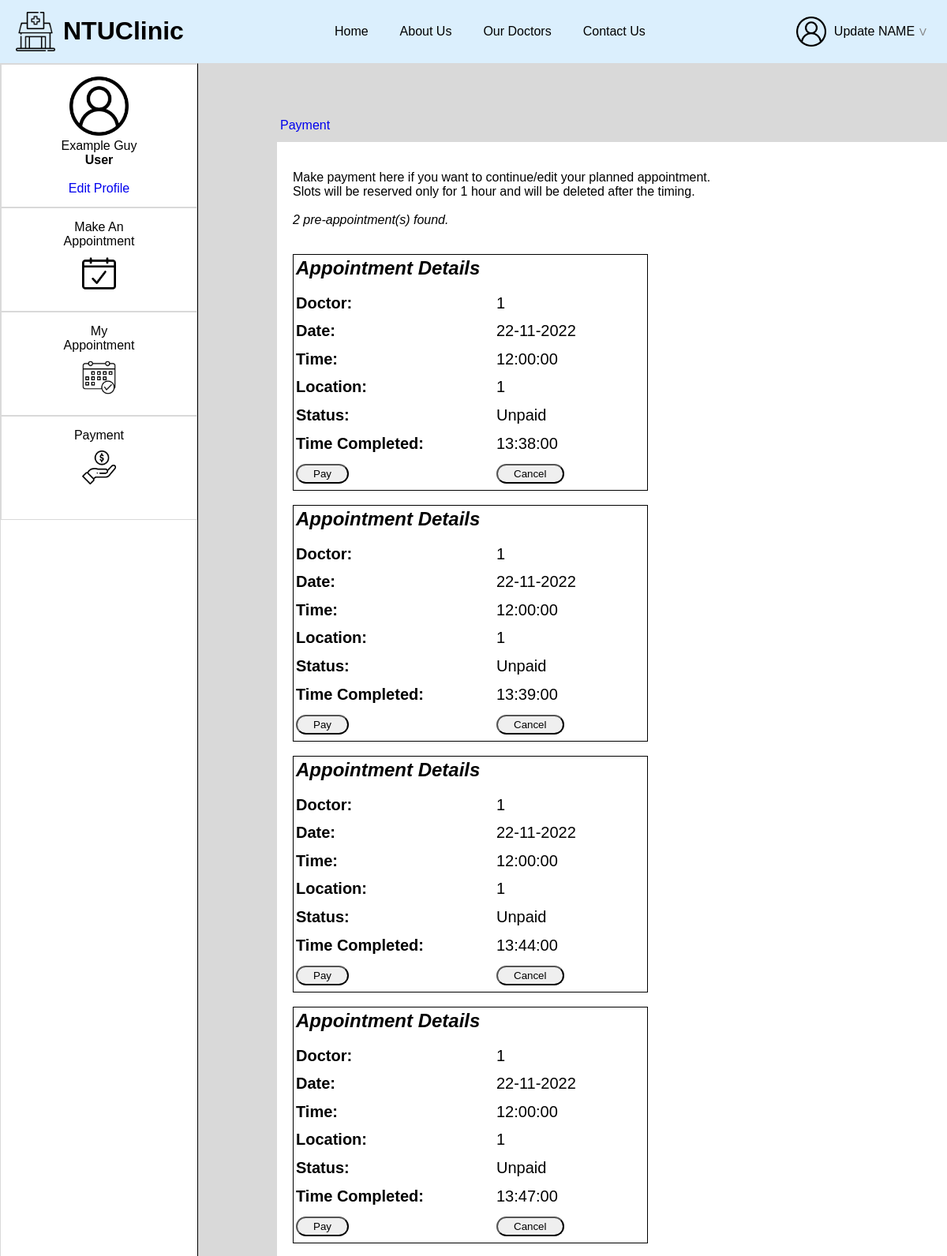
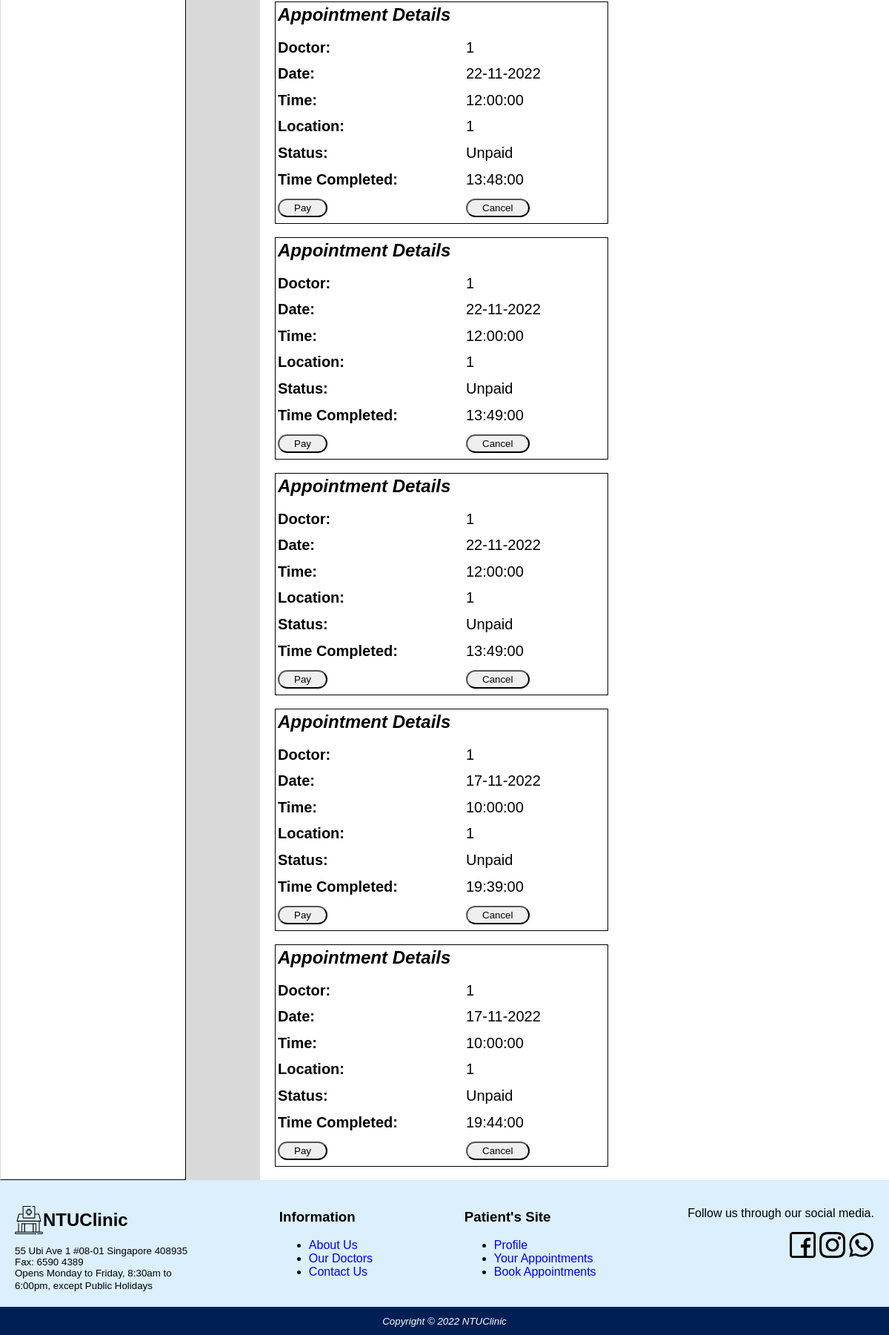
Screenshot of /payment.php (signed in) with the database file from the repository (2 pictures, top to bottom).
### tables this page shows
CREATE TABLE `Appointments` (
  `appointmentID` int(10) UNSIGNED NOT NULL,
  `user` int(11) NOT NULL,
  `location` char(200) NOT NULL,
  `doctor` char(100) NOT NULL,
  `date` date NOT NULL,
  `time` time NOT NULL,
  `timeCompleted` time NOT NULL,
  `paid_status` tinyint(1) NOT NULL,
  `book_status` tinyint(1) NOT NULL
);

### patient/preappointmentRetrieval.php (called while the page is built, shortened)
<?php include "../methods/getUserData.php";
		$db = mysqli_connect('localhost', 'root', '');
		mysqli_select_db($db,'project');
		$sql=
		"SELECT a.user, a.location, a.doctor, a.date, a.time,
		a.paid_status, a.book_status, a.timeCompleted
		FROM appointments a
		INNER JOIN patients p on a.user = p.userid";
		$result = mysqli_query($db,$sql);
	$count=0;
	while ($row = mysqli_fetch_assoc($result)){
	if ($row['user'] == $currentUserData['userid']) {
		if ($row['paid_status'] == "0") {
			if ($row['book_status'] == "1")
			{
			$count=$count+1;
			}
		}
	}
	}
?>

### payment.php (the view, shortened to what this page needs)
<!DOCTYPE html>
<html lang="en">
<head>
<link rel="stylesheet" href="./style.css" />
<link rel="stylesheet" href="./sidepanel.css" />
<link rel="stylesheet" href="./myappointment.css" />
<body>
<div id="wrapper">
	<header>
		<div id="headerlogo">
			<img src="images/cliniclogo.png" width="50" height="50" class="icon"/>
			<h1> NTUClinic </h1>
		</div>
		<nav id="headernav">
			<a href="home.php" class="topnav">Home</a>
			<a href="about.php" class="topnav">About Us</a>
			<a href="doctors.php" class="topnav">Our Doctors</a>
			<a href="contact.php" class="topnav">Contact Us</a>
		</nav>
		<?php
        if (isset($_SESSION['valid_user']))
        {
					echo "<a href='profile.php' id='headerprofile'>";
					echo "<img src='images/profile.png' width='38' height='38' class='icon'>";
					echo $_SESSION["valid_user"];
					echo "<form method=\"post\" action=\"login.php\" ><button class=\"profiledrop\" type=\"submit\">V</button></form>";
					echo "</a>";
				}
        else {
					echo "<a href='login.php' id='headerprofile'>";
					echo "<img src='images/profile.png' width='38' height='38' class='icon'>";
					echo "Login / Signup";
					echo "</a>";
				}
      ?>
	</header>
	<div id="bodycontent">
	<div class="sidecontainer">
		<nav id="sidepanel">
			<div id="panel1">
			<a href="profile.php"><img src="images/profile.png" width="75" height="75"> </a>
			<br><dt>Example Guy
			<br><b>User</b><br><br>
			<a href="editprofile.html" id="botnav">Edit Profile</a>
			</div>
			<div id="panel2">
			<a href="bookappointment.php" id="sidenav">
			<dt id="abc">Make An<br>Appointment</dt>
			<img src="images/bookappointment.png" width="43" height="43"> </a>
			</div>
			<div id="panel2">
			<a href="myappointment.php" id="sidenav">
			<dt id="abc">My<br>Appointment</dt>
			<img src="images/myappointment.png" width="43" height="43"> </a>
			</div>
			<div id="panel2">
			<a href="payment.php" id="sidenav">
			<dt id="abc">Payment</dt>
			<img src="images/payment.png" width="43" height="43"> </a>
			</div>
		</nav>
	</div>
	<div id="appointmentnav">
		<a href="payment.php" id="botnav">Payment</a>
	</div>
	<div class="maincontainer">
	<dt id="abcd">
		<?php include 'preappointmentRetrieval.php';
		echo "<p>
		Make payment here if you want to continue/edit your planned appointment.<br>
		Slots will be reserved only for 1 hour and will be deleted after the timing.<br><br>" .
		"<i>" . $count . " pre-appointment(s) found.</i></p><br>";
		?>
		<?php
		$db = mysqli_connect('localhost', 'root', '');
		mysqli_select_db($db,'project');
		$sql= "SELECT location as location, doctor as doctor, date as date, time as time,
		paid_status as paid_status, book_status as book_status, timeCompleted as timeCompleted
		FROM appointments";
		$result = mysqli_query($db,$sql);
		while ($row = mysqli_fetch_assoc($result)){
		if ($row['paid_status'] == "0") {
			if ($row['book_status'] == "1")
			{
			$location = $row['location'];
			$doctor = $row['doctor'];
			$date = $row['date'];
			$time = $row['time'];
			$date2 = date("d-m-Y", strtotime($date));
			$timeCompleted = $row['timeCompleted'];
			echo "
			<table class='appointment-table' style='font-size:20px;border:1px solid black;height:300px;width:450px;'>
			<th colspan='2' style='float:left;font-size:24px;'>
				<i>Appointment Details</i>
			</th>
			<tr>
				<td style='width:250px;'><b>Doctor: </b></td>
				<td><span id='doctor'>
				$doctor
				</span></td>
			</tr>
			<tr>
				<td style='width:250px;'><b>Date: </b></td>
				<td><span id='date'>
				$date2
				</span></td>
			</tr>
			<tr>
				<td style='width:250px;'><b>Time: </b></td>
				<td><span id='time'>
				$time
				</span></td>
			</tr>
			<tr>
				<td style='width:250px;'><b>Location: </b></td>
				<td><span id='location'>
				$location
				</span></td>
			</tr>
			<tr>
				<td style='width:250px;'><b>Status: </b></td>
				<td><span id='status'>
				Unpaid
				</span></td>
			</tr>
			<tr>
				<td style='width:250px;'><b>Time Completed: </b></td>
				<td><span id='time_completed'>
				$timeCompleted
				</span></td>
			</tr>
			<tr>
			<td style='float: center; width:250px;'>
				<button id='editbutton' onclick='alertpopup2()'>Pay</button>
			</td>
			<td style='float: center;'>
				<button id='cancelbutton' onclick='alertpopup()'>Cancel</button>
			</td>
			</tr>
			</table><br>";
			}
			}
			}
		?>
	</div>
	</div>
	<footer>
		<div id="footer1">
			<div id="leftcolumn">
				<div id="footerlogo">
					<img src="images/cliniclogo.png" width="38" height="38" id="icon" />
					<h2>NTUClinic</h2>
				</div>
				<small>
					<dt>55 Ubi Ave 1 #08-01 Singapore 408935
					<br>Fax: 6590 4389
					<br>Opens Monday to Friday, 8:30am to
					<br><dt id="lowesttext">6:00pm, except Public Holidays
				</small>
			</div>
			<div class="footernav">
				<h3 class="footerheader">Information</h3>
				<nav>
					<ul>
						<li><a href="about.php" id="botnav">About Us</a> </li>
						<li><a href="doctor.php" id="botnav">Our Doctors</a> </li>
						<li><a href="contact.php" id="botnav">Contact Us</a> </li>
					</ul>
				</nav>
			</div>
			<div class="footernav">
				<h3 class="footerheader">Patient's Site</h3>
				<nav>
					<ul>
						<li><a href="profile.php" id="botnav">Profile</a> </li>
						<li><a href="myappointment.php" id="botnav">Your Appointments</a> </li>
						<li><a href="bookappointment.php" id="botnav">Book Appointments</a> </li>
					</ul>
				</nav>
			</div>
			<div id="rightcolumn">
				<p>Follow us through our social media.</p>
				<div id="socialmedia">
				<image src="images/facebook.png" width="35" height="35" id="contactlogo">
				<image src="images/instagram.png" width="35" height="35" id="contactlogo">
				<image src="images/whatsapp.png" width="35" height="35" id="contactlogo">
				</div>
			</div>
		</div>
		<div id="copyright">
			<small><i>Copyright &copy; 2022 NTUClinic </small>
		</div>
	</footer>
</div>
</body>

### style.css (style rules this page uses)
body { margin: 0px; width: 100vw; min-height: 100vh; overflow-x: hidden; font-family:arial, sans-serif; }
img { object-fit: cover; }
header { background-color: #dbeffd; display: flex; flex-direction: row; align-items: center; justify-content: space-between; padding: 0px 20px; }
#headerlogo { display: flex; flex-direction: row; height: 100%; align-items: center; }
.icon { margin-right: 10px; }
.profiledrop { background: none; border: none; color: grey; cursor: pointer; }
#headernav { display: flex; flex-direction: row; }
nav > a { text-decoration: none; color: #000000; }
nav > .topnav { margin: 20px; }
#headerprofile { display: flex; flex-direction: row; align-items: center; color: #000000; text-decoration: none; }
#footer1 { background-color: #dbeffd; display: flex; flex-direction: row; justify-content: space-between; padding: 20px; }
#footerlogo { display: flex; flex-direction: row; align-items: center; }
#bodycontent { background-color: #FFFFFF; min-height: calc(100vh - 40px); }
#rightcolumn { display: flex; flex-direction: column; align-items: flex-end; }
#copyright { background-color: #001f54; color:white; text-align: center; padding: 10px 0px; }
#wrapper { margin: auto; }

### doctor/sidepanel.css (style rules this page uses)
#bodycontent { background-color: #D9D9D9; display: flex; flex-direction: row; }
.sidecontainer { width:250px; height:auto; border: 1px solid #D9D9D9; border-bottom: 1px solid #000000; border-right: 1px solid #000000; background-color: #FFFFFF; }
#appointmentnav { position: absolute; top: 150px; left: 355px; }
#sidepanel { text-align: center; }
#panel1 { width:247px; height:150px; padding-top: 15px; padding-bottom: 15px; text-align: center; border: 1px solid #D9D9D9; }
#panel2 { width: 247px; height: 100px; padding-top: 15px; padding-bottom: 15px; text-align: center; border: 1px solid #D9D9D9; }
#sidenav { text-decoration: none; color: #000000; }
#abc { padding-bottom: 10px; }
#botnav { text-decoration: none; }

### doctor/myappointment.css (style rules this page uses)
.maincontainer { background-color: #FFFFFF; height: auto; width: 1200px; display: flex; flex-direction: row; margin-top: 100px; margin-left: 100px; }
#abcd { padding-top: 20px; padding-left: 20px; }
#editbutton { padding-left:20px; padding-right:20px; padding-top: 3px; padding-bottom: 3px; border-radius: 15px; }
#cancelbutton { padding-left:20px; padding-right:20px; padding-top: 3px; padding-bottom: 3px; border-radius: 15px; }

### rows the page displays
appointments: doctor "1", date "22-11-2022", time "12:00:00", location "1", timeCompleted "13:38:00"
appointments: doctor "1", date "22-11-2022", time "12:00:00", location "1", timeCompleted "13:39:00"
appointments: doctor "1", date "22-11-2022", time "12:00:00", location "1", timeCompleted "13:44:00"
appointments: doctor "1", date "22-11-2022", time "12:00:00", location "1", timeCompleted "13:47:00"
appointments: doctor "1", date "22-11-2022", time "12:00:00", location "1", timeCompleted "13:48:00"
appointments: doctor "1", date "22-11-2022", time "12:00:00", location "1", timeCompleted "13:49:00"
appointments: doctor "1", date "22-11-2022", time "12:00:00", location "1", timeCompleted "13:49:00"
appointments: doctor "1", date "17-11-2022", time "10:00:00", location "1", timeCompleted "19:39:00"
appointments: doctor "1", date "17-11-2022", time "10:00:00", location "1", timeCompleted "19:44:00"

### other values shown
$_SESSION["valid_user"] "Update NAME"
$count "2"
